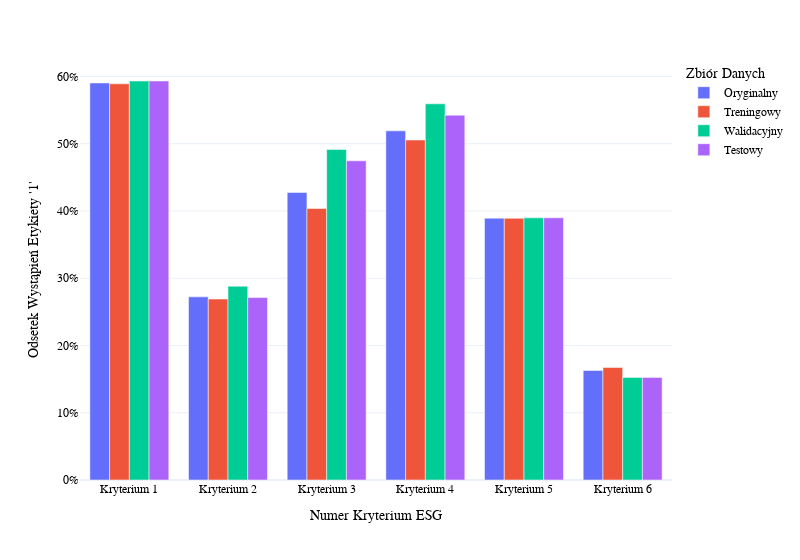

Notebook cell for this chart:
### Code cell
fig = px.bar(
    dist_df,
    x="Kryterium",
    y="Odsetek Wystąpień",
    color="Zbiór Danych",
    barmode="group",
    labels={
        "Odsetek Wystąpień": "Odsetek Wystąpień Etykiety '1'",
        "Kryterium": "Numer Kryterium ESG"
    },
    text_auto='.1%',
)

fig.update_layout(
    yaxis_tickformat=".0%",
    legend_title_text='Zbiór Danych',
    font=dict(family="Arial, sans-serif", size=12),
    template="plotly_white",
    uniformtext_minsize=8, 
    uniformtext_mode='hide',
    width=800,
    font_family="Times New Roman",
    font_color="black",
)

fig.update_traces(textposition='outside')
fig.show()

### Figure 1 — Plotly figure (JSON) as saved in the notebook; plotly's stock layout.template omitted (floating-point values rounded to 4 significant figures)
{"data": [{"alignmentgroup": "True", "hovertemplate": "Zbiór Danych=Oryginalny<br>Numer Kryterium ESG=%{x}<br>Odsetek Wystąpień Etykiety '1'=%{y}<extra></extra>", "legendgroup": "Oryginalny", "marker": {"color": "#636efa", "pattern": {"shape": ""}}, "name": "Oryginalny", "offsetgroup": "Oryginalny", "orientation": "v", "showlegend": true, "textposition": "outside", "texttemplate": "%{y:.1%}", "type": "bar", "x": ["Kryterium 1", "Kryterium 2", "Kryterium 3", "Kryterium 4", "Kryterium 5", "Kryterium 6"], "xaxis": "x", "y": [0.5903, 0.2723, 0.4275, 0.5191, 0.3893, 0.1628], "yaxis": "y"}, {"alignmentgroup": "True", "hovertemplate": "Zbiór Danych=Treningowy<br>Numer Kryterium ESG=%{x}<br>Odsetek Wystąpień Etykiety '1'=%{y}<extra></extra>", "legendgroup": "Treningowy", "marker": {"color": "#EF553B", "pattern": {"shape": ""}}, "name": "Treningowy", "offsetgroup": "Treningowy", "orientation": "v", "showlegend": true, "textposition": "outside", "texttemplate": "%{y:.1%}", "type": "bar", "x": ["Kryterium 1", "Kryterium 2", "Kryterium 3", "Kryterium 4", "Kryterium 5", "Kryterium 6"], "xaxis": "x", "y": [0.5891, 0.2691, 0.4036, 0.5055, 0.3891, 0.1673], "yaxis": "y"}, {"alignmentgroup": "True", "hovertemplate": "Zbiór Danych=Walidacyjny<br>Numer Kryterium ESG=%{x}<br>Odsetek Wystąpień Etykiety '1'=%{y}<extra></extra>", "legendgroup": "Walidacyjny", "marker": {"color": "#00cc96", "pattern": {"shape": ""}}, "name": "Walidacyjny", "offsetgroup": "Walidacyjny", "orientation": "v", "showlegend": true, "textposition": "outside", "texttemplate": "%{y:.1%}", "type": "bar", "x": ["Kryterium 1", "Kryterium 2", "Kryterium 3", "Kryterium 4", "Kryterium 5", "Kryterium 6"], "xaxis": "x", "y": [0.5932, 0.2881, 0.4915, 0.5593, 0.3898, 0.1525], "yaxis": "y"}, {"alignmentgroup": "True", "hovertemplate": "Zbiór Danych=Testowy<br>Numer Kryterium ESG=%{x}<br>Odsetek Wystąpień Etykiety '1'=%{y}<extra></extra>", "legendgroup": "Testowy", "marker": {"color": "#ab63fa", "pattern": {"shape": ""}}, "name": "Testowy", "offsetgroup": "Testowy", "orientation": "v", "showlegend": true, "textposition": "outside", "texttemplate": "%{y:.1%}", "type": "bar", "x": ["Kryterium 1", "Kryterium 2", "Kryterium 3", "Kryterium 4", "Kryterium 5", "Kryterium 6"], "xaxis": "x", "y": [0.5932, 0.2712, 0.4746, 0.5424, 0.3898, 0.1525], "yaxis": "y"}], "layout": {"barmode": "group", "font": {"color": "black", "family": "Times New Roman", "size": 12}, "legend": {"title": {"text": "Zbiór Danych"}, "tracegroupgap": 0}, "margin": {"t": 60}, "uniformtext": {"minsize": 8, "mode": "hide"}, "width": 800, "xaxis": {"anchor": "y", "domain": [0, 1], "title": {"text": "Numer Kryterium ESG"}}, "yaxis": {"anchor": "x", "domain": [0, 1], "tickformat": ".0%", "title": {"text": "Odsetek Wystąpień Etykiety '1'"}}}}
